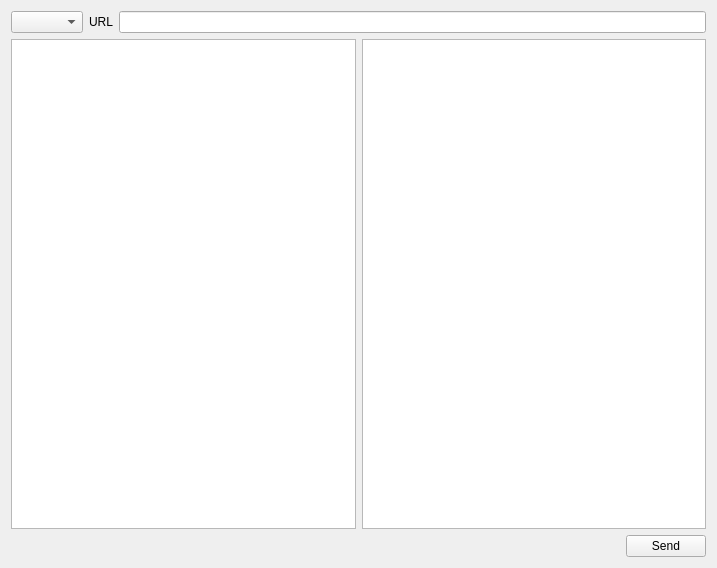
<?xml version="1.0" encoding="UTF-8"?>
<ui version="4.0">
 <class>Tab</class>
 <widget class="QWidget" name="Tab">
  <property name="geometry">
   <rect>
    <x>0</x>
    <y>0</y>
    <width>717</width>
    <height>568</height>
   </rect>
  </property>
  <property name="windowTitle">
   <string>Form</string>
  </property>
  <layout class="QVBoxLayout" name="verticalLayout">
   <item>
    <layout class="QHBoxLayout" name="horizontalLayout">
     <item>
      <widget class="QComboBox" name="method"/>
     </item>
     <item>
      <widget class="QLabel" name="labelURL">
       <property name="text">
        <string>URL</string>
       </property>
      </widget>
     </item>
     <item>
      <widget class="QLineEdit" name="lineURL"/>
     </item>
    </layout>
   </item>
   <item>
    <layout class="QHBoxLayout" name="horizontalLayout_2">
     <item>
      <widget class="QTextEdit" name="query"/>
     </item>
     <item>
      <widget class="QTreeView" name="result"/>
     </item>
    </layout>
   </item>
   <item>
    <layout class="QHBoxLayout" name="horizontalLayout_3">
     <item>
      <spacer name="horizontalSpacer">
       <property name="orientation">
        <enum>Qt::Horizontal</enum>
       </property>
       <property name="sizeHint" stdset="0">
        <size>
         <width>40</width>
         <height>20</height>
        </size>
       </property>
      </spacer>
     </item>
     <item>
      <widget class="QPushButton" name="btnSend">
       <property name="text">
        <string>Send</string>
       </property>
      </widget>
     </item>
    </layout>
   </item>
  </layout>
 </widget>
 <resources/>
 <connections/>
</ui>
